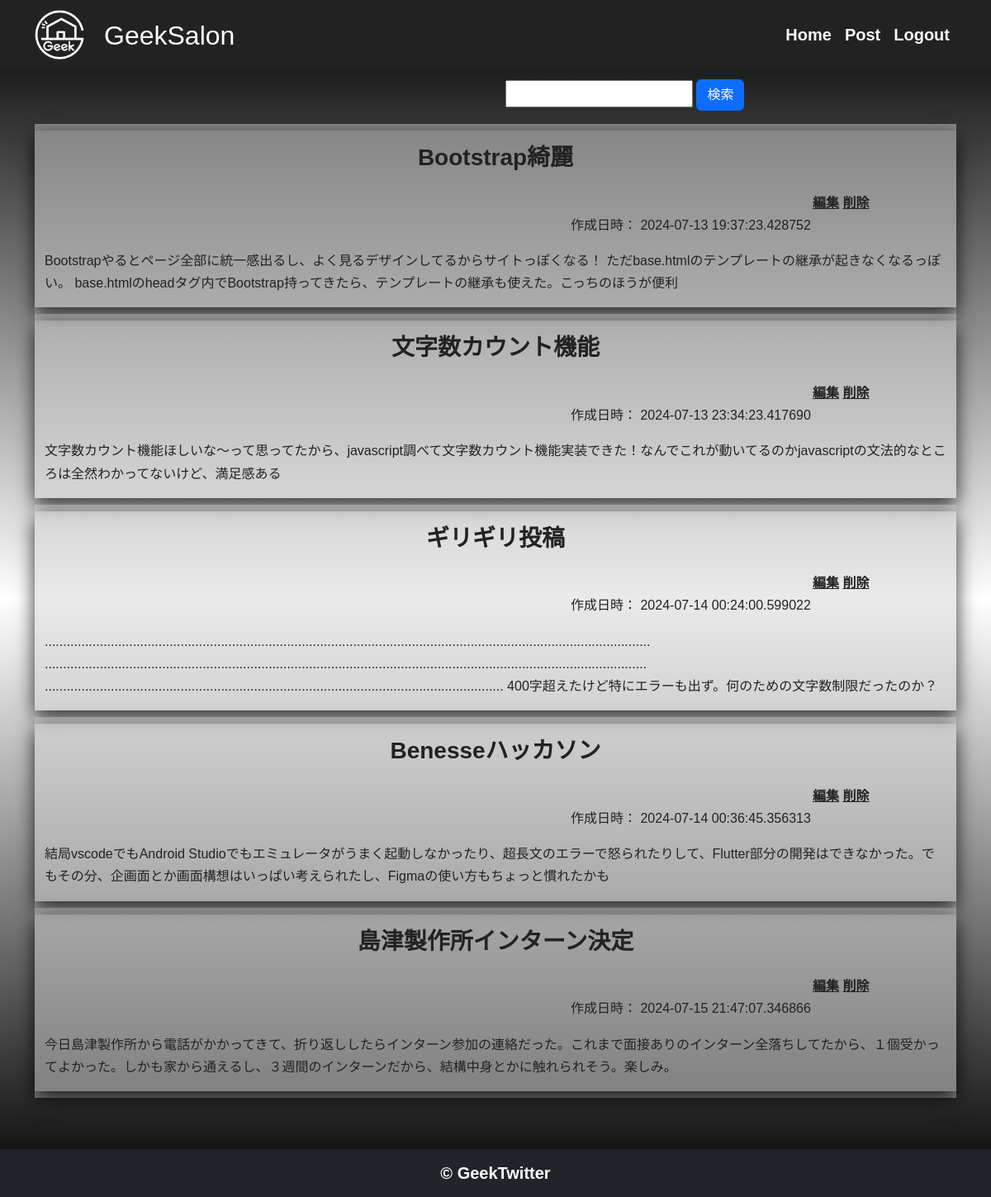
The app's page /index (signed in) with its own data.
### app.py (models this page shows)
class Post(db.Model):
    id = db.Column(
        db.Integer, primary_key=True
    )  # primary_key : それぞれの投稿を判断する主Key
    title = db.Column(db.String(50), nullable=False)
    body = db.Column(db.String(400), nullable=False)
    created_at = db.Column(
        db.DateTime, nullable=False, default=datetime.now(pytz.timezone("Asia/Tokyo"))
    )

### app.py (the view)
@app.route("/index", methods=["GET", "POST"])
@login_required
def index():
    if request.method == "POST":
        text_input = request.form.get("search")
        print(f"text_input : {text_input}")
        if (text_input is None) or len(text_input) == 0:
            posts = Post.query.all()
        else:
            posts = (
                db.session.query(Post)
                .filter(
                    or_(
                        Post.body.contains(text_input),
                        Post.title.contains(text_input),
                    )
                )
                .all()
            )
        return render_template("index.html", posts=posts)
    else:
        posts = Post.query.all()
        return render_template("index.html", posts=posts)

### app.py (called while the page is built)
@login_manager.user_loader
def load_user(user_id):
    return User.query.get(int(user_id))

### templates/index.html
{% extends "base.html" %}
{% block content %}
<div class="container">
    <div class="row">
        <div class="col-md-6"></div>
        <div class="container col-md-6">
            <form method="POST">
                <input type="text" name="search" class="form-label my-3">
                <input type="submit" value="検索" class="btn btn-primary my-3">
            </form>
        </div>
    </div>
    {% for post in posts %}
    <article>
        <div class="container py-2 post-box">
            <div class="row card-effect">
                <h3 class="text-center mx-auto py-3"><b>{{post.title}}</b></h3>
                <div class="col-md-10"></div>
                <div class="col-md-2 mx-auto">
                    <a href="/{{post.id}}/update" role = "button">編集</a>
                    <a href="/{{post.id}}/delete" role = "button">削除</a>
                </div>
                <div class="row">
                    <div class="col-md-7"></div>
                    <p class="col-md-5">作成日時： {{post.created_at}}</p>
                </div>
                <p class="container">{{post.body}}</p>
            </div>
        </div>
    </article>
{% endfor %}
</div>
{% endblock %}

### templates/base.html (shortened to what this page needs)
<!DOCTYPE html>
<html lang="ja">
<head>
    <link href="https://cdn.jsdelivr.net/npm/bootstrap@5.3.0/dist/css/bootstrap.min.css" rel="stylesheet">
</head>
<body>
    <nav class="navbar navbar-expand-lg bg-body-tertiary py-2 fixed-top">
        <div class="container">
          <img src="images/GeekSalon.jpg" style="height: 60px;">
          <a class="navbar-brand text-white pt-3 px-4" href="/index"><h2>GeekSalon</h2></a>
          <div class="collapse navbar-collapse" id="navbarNav">
            <ul class="navbar-nav ms-auto">
              <li class="nav-item">
                <a class="nav-link" aria-current="page" href="/index">Home</a>
              </li>
              <li class="nav-item">
                <a class="nav-link" href="/create">Post</a>
              </li>
              <li class="nav-item">
                <a class="nav-link" href="/logout">Logout</a>
              </li>
            </ul>
          </div>
        </div>
      </nav>
        {% block content %}
        {% endblock %}
    <footer class="d-flex justify-content-center fixed-bottom bg-dark text-white">
        <div class="footer"><b>© GeekTwitter</b></div>
    </footer>
</body>
</html>

### templates/base.html (style rules this page uses)
* { box-sizing: border-box; }
:root { --primary: #0d6efd; --dark: rgb(34, 34, 34); --body: rgb(248, 248, 248); --box-shadow: 0 8px 22px rgba(0, 0, 0, 0.8); }
body { margin-bottom: 120px; padding-top: 80px; background-color: var(--body); font-family: "Sora", sans-serif; line-height: 1.7; color: var(--dark); background: linear-gradient(black, white, black); }
a, h3 { color: var(--dark); text-decoration: none; font-weight: 700; }
a { text-decoration: underline; }
p { color: var(--dark); }
.navbar { background-color: var(--dark) !important; }
.navbar .nav-link { color: var(--body) !important; font-size: 20px; font-weight: 700; }
.form-label { font-weight: 700; color: var(--dark); }
.card-effect { box-shadow: var(--box-shadow); }
.post-box { background-color: rgba(214, 214, 214, 0.5); }
.footer { padding: 1% 0; font-size: 20px; }

### records on screen
Post: title "Bootstrap綺麗", created_at "2024-07-13 19:37:23.428752", body "Bootstrapやるとページ全部に統一感出るし、よく見るデザインしてるからサイトっぽくなる！ ただbase.htmlのテンプレートの継承が起きなくなるっぽい。 base.htmlのheadタグ内でBootstrap持ってきたら、テンプレートの継承も使えた。こっちのほうが便利"
Post: title "文字数カウント機能", created_at "2024-07-13 23:34:23.417690", body "文字数カウント機能ほしいな～って思ってたから、javascript調べて文字数カウント機能実装できた！なんでこれが動いてるのかjavascriptの文法的なところは全然わかってないけど、満足感ある"
Post: title "ギリギリ投稿", created_at "2024-07-14 00:24:00.599022", body "..................................................................................................................................................................... .................................................................................................................................................................... ............................................................................................................................. 400字超えたけど特にエラーも出ず。何のための文字数制限だったのか？"
Post: title "Benesseハッカソン", created_at "2024-07-14 00:36:45.356313", body "結局vscodeでもAndroid Studioでもエミュレータがうまく起動しなかったり、超長文のエラーで怒られたりして、Flutter部分の開発はできなかった。でもその分、企画面とか画面構想はいっぱい考えられたし、Figmaの使い方もちょっと慣れたかも"
Post: title "島津製作所インターン決定", created_at "2024-07-15 21:47:07.346866", body "今日島津製作所から電話がかかってきて、折り返ししたらインターン参加の連絡だった。これまで面接ありのインターン全落ちしてたから、１個受かってよかった。しかも家から通えるし、３週間のインターンだから、結構中身とかに触れられそう。楽しみ。"
